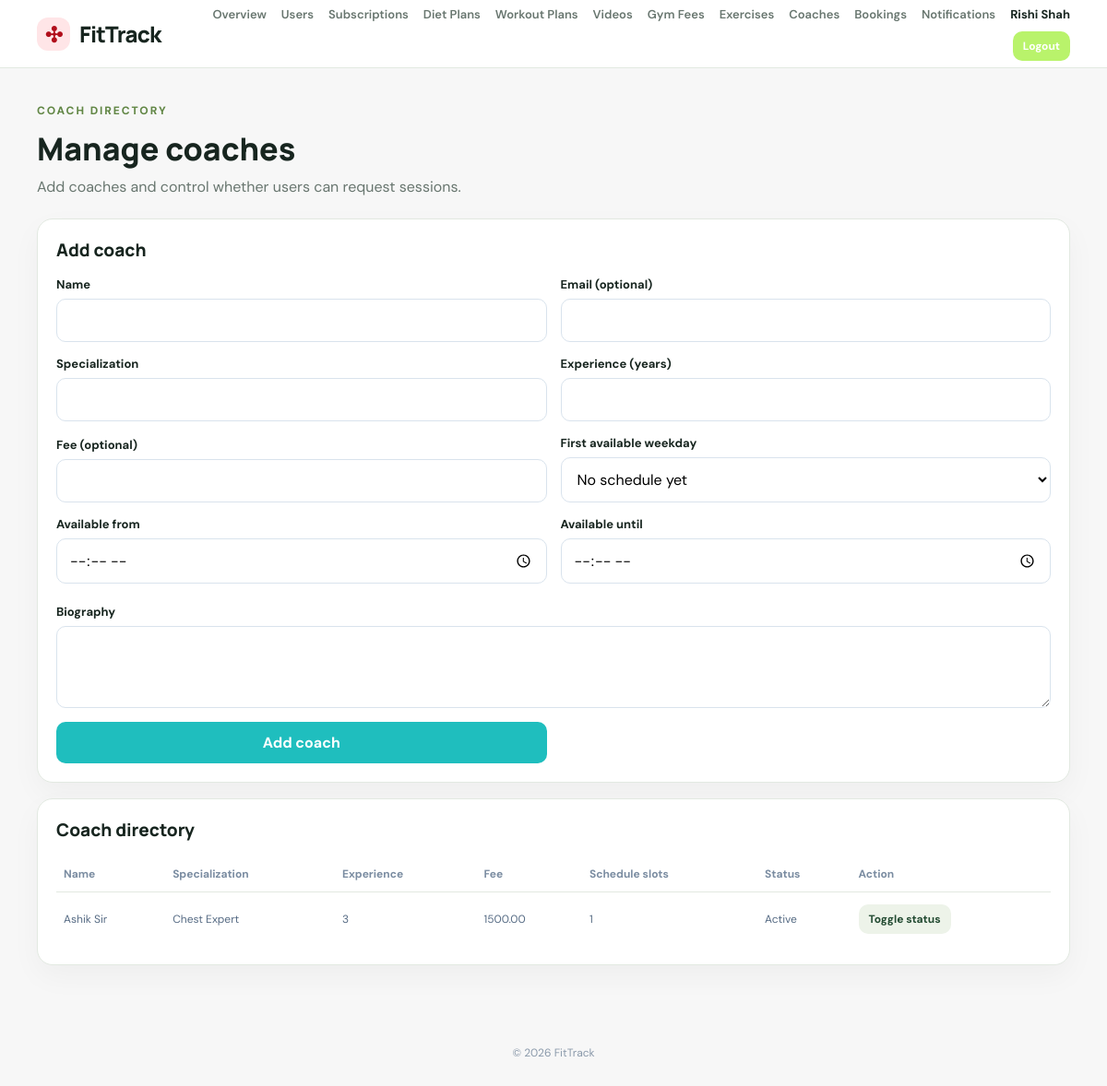
/admin/coaches.php (signed in), run on the app's committed database.
### tables this page shows
CREATE TABLE `coaches` (
  `id` bigint(20) UNSIGNED NOT NULL,
  `name` varchar(120) NOT NULL,
  `email` varchar(190) DEFAULT NULL,
  `specialization` varchar(180) NOT NULL,
  `bio` text DEFAULT NULL,
  `experience_years` tinyint(3) UNSIGNED DEFAULT NULL,
  `fee` decimal(10,2) DEFAULT NULL,
  `photo` varchar(255) DEFAULT NULL,
  `is_active` tinyint(1) NOT NULL DEFAULT 1,
  `created_at` timestamp NOT NULL DEFAULT current_timestamp()
);

### includes/init.php (called while the page is built, shortened)
<?php
function e(mixed $value): string
{
    return htmlspecialchars((string) $value, ENT_QUOTES, 'UTF-8');
}

### admin/coaches.php (the view, shortened to what this page needs)
<?php
require_once __DIR__.'/../includes/auth.php';requireAdmin();$error='';
$rows=$pdo->query('SELECT c.*, (SELECT COUNT(*) FROM coach_availability a WHERE a.coach_id=c.id) availability_count FROM coaches c ORDER BY c.created_at DESC')->fetchAll();$pageTitle='Coach management';require __DIR__.'/../includes/header.php';?>
<section class="page-heading"><div><p class="eyebrow">COACH DIRECTORY</p><h1>Manage coaches</h1><p>Add coaches and control whether users can request sessions.</p></div></section><?php if($error):?><div class="alert error"><?=e($error)?></div><?php endif;?><section class="panel"><h2>Add coach</h2><form method="post" class="form-grid"><input type="hidden" name="csrf_token" value="<?=e(csrfToken())?>"><div><label>Name</label><input name="name" required></div><div><label>Email (optional)</label><input type="email" name="email"></div><div><label>Specialization</label><input name="specialization" required></div><div><label>Experience (years)</label><input type="number" name="experience_years" min="0" max="60"></div><div><label>Fee (optional)</label><input type="number" step="0.01" min="0" name="fee"></div><div><label>First available weekday</label><select name="weekday"><option value="0">No schedule yet</option><option value="1">Monday</option><option value="2">Tuesday</option><option value="3">Wednesday</option><option value="4">Thursday</option><option value="5">Friday</option><option value="6">Saturday</option><option value="7">Sunday</option></select></div><div><label>Available from</label><input type="time" name="start_time"></div><div><label>Available until</label><input type="time" name="end_time"></div><div class="full"><label>Biography</label><textarea name="bio" rows="3"></textarea></div><div><button class="button">Add coach</button></div></form></section><section class="panel"><h2>Coach directory</h2><div class="table-wrap"><table><thead><tr><th>Name</th><th>Specialization</th><th>Experience</th><th>Fee</th><th>Schedule slots</th><th>Status</th><th>Action</th></tr></thead><tbody><?php foreach($rows as $c):?><tr><td><?=e($c['name'])?></td><td><?=e($c['specialization'])?></td><td><?=e((string)($c['experience_years']??'—'))?></td><td><?=e((string)($c['fee']??'On request'))?></td><td><?=(int)$c['availability_count']?></td><td><?=$c['is_active']?'Active':'Inactive'?></td><td><form method="post"><input type="hidden" name="csrf_token" value="<?=e(csrfToken())?>"><input type="hidden" name="id" value="<?=(int)$c['id']?>"><input type="hidden" name="action" value="toggle"><button class="button light btn-small">Toggle status</button></form></td></tr><?php endforeach;?></tbody></table></div></section><?php require __DIR__.'/../includes/footer.php';?>

### assets/css/style.css (style rules this page uses)
:root { --green: #12c115; --green-dark: #8f0b13; --ink: #171717; --muted: #737373; --line: #e5e5e5; --bg: #f7f7f7; --white: #fff; --red: #b42318; --shadow: 0 12px 32px #1717170a; }
* { box-sizing: border-box; }
body { margin: 0; background: var(--bg); color: var(--ink); font-family: 'DM Sans', Arial, sans-serif; }
button, input, select, textarea { font: inherit; }
.button { display: inline-flex; justify-content: center; align-items: center; gap: 8px; border: 0; border-radius: 10px; background: rgb(31, 190, 190); color: white; padding: 12px 17px; font-weight: 700; cursor: pointer; }
.button.light { background: #e8f7f1; color: var(--green); }
.eyebrow { font-size: 12px; letter-spacing: 1.5px; font-weight: 800; text-transform: uppercase; color: var(--green); margin: 0 0 13px; }
.role-card, .panel, .auth-card, .stat { background: #fff; border: 1px solid var(--line); border-radius: 17px; box-shadow: var(--shadow); }
.full { width: 100%; margin-top: 7px; }
.panel { padding: 20px; margin-bottom: 17px; min-width: 0; }
.table-wrap { overflow-x: auto; }
table { width: 100%; border-collapse: collapse; font-size: 12px; min-width: 420px; }
th { text-align: left; color: #7a8ca1; padding: 11px 8px; border-bottom: 1px solid var(--line); }
td { padding: 13px 8px; border-bottom: 1px solid #edf1f6; color: #566b84; }
tbody tr:last-child td { border-bottom: 0; }
.btn-small { padding: 8px 11px; font-size: 12px; }
.page-heading { display: flex; align-items: center; justify-content: space-between; gap: 16px; margin: 0 0 22px; }
.page-heading h1 { font: 800 clamp(25px, 3vw, 34px)/1.2 Manrope, sans-serif; margin: 0 0 8px; }
.page-heading p:not(.eyebrow) { color: var(--muted); margin: 0; line-height: 1.6; }
.panel h2 { font: 800 19px Manrope, sans-serif; margin: 0 0 16px; }
.form-grid { display: grid; grid-template-columns: repeat(2, minmax(0, 1fr)); gap: 15px; align-items: end; }
.form-grid>div { min-width: 0; display: grid; gap: 7px; }
.form-grid .full { grid-column: 1/-1; }
.form-grid label { font-size: 13px; font-weight: 700; }
.form-grid input, .form-grid select, .form-grid textarea { width: 100%; min-width: 0; padding: 12px 13px; border: 1px solid #d9e3ed; border-radius: 10px; background: #fff; outline: none; }
:root { --green: #c1121f; --green-dark: #8f0b13; --ink: #171717; --muted: #737373; --line: #e5e5e5; --bg: #f7f7f7; }
.button.light, .btn-secondary { background: #ffe5e7; color: #a50d18; }
:root { --ft-green:#166534; --ft-green-dark:#123b2b; --ft-green-soft:#e7f5ec; --ft-border:#d7e8dc; }
body { --primary:var(--ft-green); }

### assets/css/style2.css (style rules this page uses)
:root { --ink:#17251f;--muted:#68766f;--green:#b9f36b;--deep:#12241d;--paper:#f6f8f4;--line:#e2e9e1 }
.eyebrow { font-size:12px;letter-spacing:.16em;font-weight:800;color:#628746 }
.button.light { background:#edf3e9;color:#234b32 }
:root { --ft-green:#166534; --ft-green-dark:#123b2b; --ft-green-soft:#e7f5ec; --ft-border:#d7e8dc; }
body { --primary:var(--ft-green); }

### data on the page
coaches: name "Ashik Sir", specialization "Chest Expert", experience_years "3", fee "1500.00", availability_count "1", is_active "Active"

### other printed values
escapeHtml($_SESSION['user_name'] ?? 'Admin') "Rishi Shah"
